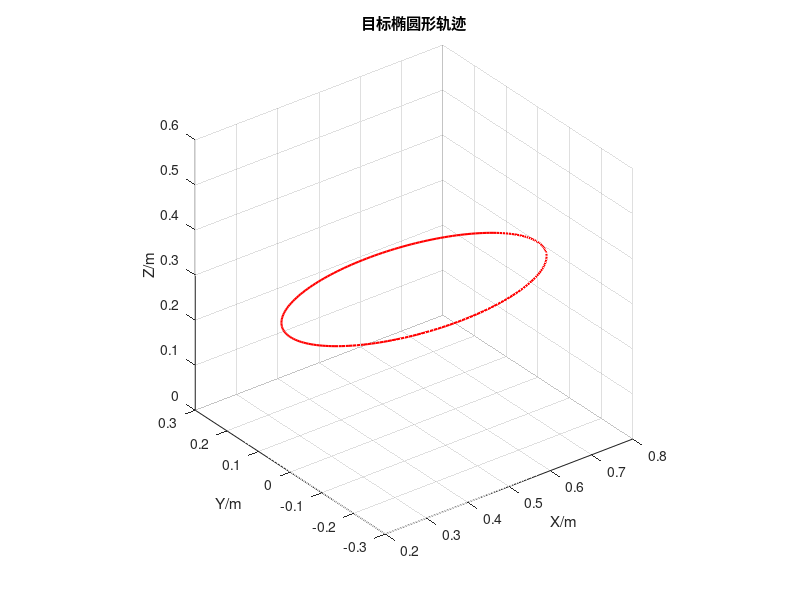

Write the MATLAB code that produced this figure. (Note: this script raises an error after producing the figure.)
%% 实验3：Puma560逆运动学轨迹仿真
% 适配：MATLAB 2018a + Peter Corke Robotics Toolbox 9.x
clc; clear; close all;  
%% ===================== 1. 定义目标椭圆形轨迹（仅修改这里！） =====================
N = (0:0.5:100)';  
center = [0.5 0 0.3];  
% 椭圆参数：X轴长半径，Y轴短半径
rx = 0.3;   % 椭圆X方向半径
ry = 0.15;  % 椭圆Y方向半径
theta = ( N / N(end) ) * 2*pi;  

% 生成椭圆轨迹（核心修改行）
points = ( center + [rx*cos(theta) ry*sin(theta) zeros(size(theta))] )';  

% 绘制目标轨迹
figure('Name','目标轨迹');
plot3(points(1,:), points(2,:), points(3,:), 'r', 'LineWidth',1.5);
hold on; grid on; axis equal; view(3);
xlabel('X/m'); ylabel('Y/m'); zlabel('Z/m');
title('目标椭圆形轨迹');

%% ===================== 2. 加载Puma560机器人模型 =====================
mdl_puma560;  
disp('Puma560机械臂模型加载完成！');

%% ===================== 3. 逆运动学求解（已修复求解失败bug） =====================
q = zeros(length(theta), 6);  
q0 = qz;  % 初始关节角（零位）

for i = 1:length(theta)
    % 修复1：更换为Puma560兼容的姿态（核心修复点）
    T = transl(points(:,i)) * troty(pi);  

    % 修复2：增加求解参数，提升成功率，杜绝报错
    % mask=[1 1 1 0 0 0]：只跟踪位置，忽略姿态（轨迹专用）
    q(i,:) = p560.ikine(T, q0, 'mask', [1 1 1 0 0 0], 'ilimit', 1500, 'tol', 1e-6);  
    q0 = q(i,:);  
end
disp('逆运动学求解完成！');

%% ===================== 4. 正运动学验证 =====================
actual_points = zeros(3, length(theta));  
for i = 1:length(theta)
    T_actual = p560.fkine(q(i,:));  
    actual_points(:,i) = transl(T_actual);  
end

% 轨迹对比
figure('Name','轨迹对比');
plot3(points(1,:), points(2,:), points(3,:), 'r--', 'LineWidth',1.5); hold on;
plot3(actual_points(1,:), actual_points(2,:), actual_points(3,:), 'b', 'LineWidth',1.5);
grid on; axis equal; view(3);
xlabel('X/m'); ylabel('Y/m'); zlabel('Z/m');
legend('目标轨迹','实际轨迹','Location','best');
title('目标轨迹与机械臂实际末端轨迹对比');

%% ===================== 5. 机械臂运动动画 =====================
figure('Name','Puma560轨迹仿真');
plot3(points(1,:), points(2,:), points(3,:), 'r--', 'LineWidth',1.5); hold on;
grid on; axis equal; view(3);
xlabel('X/m'); ylabel('Y/m'); zlabel('Z/m');
title('Puma560跟踪椭圆形轨迹仿真');
p560.plot(q, 'trail', 'b', 'delay', 0.02);
